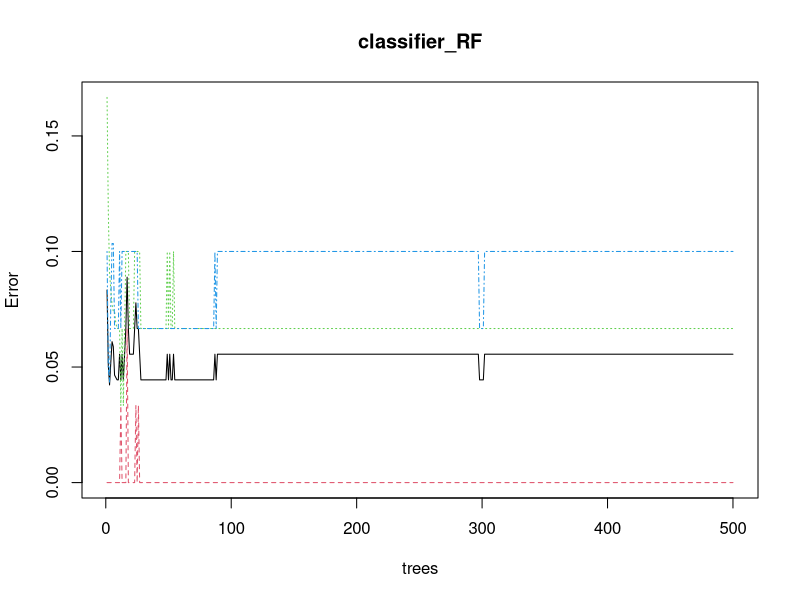
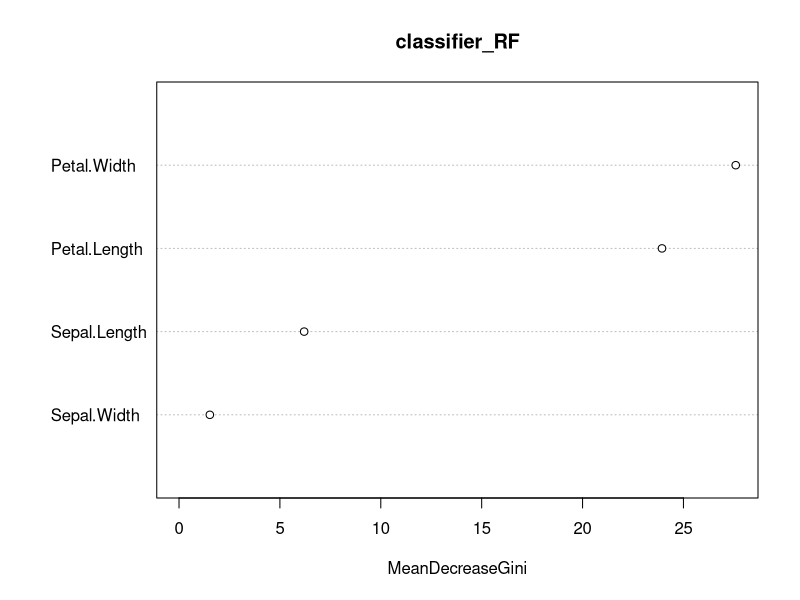

These charts were generated, in order, by the following R code:

install.packages("caTools")      
install.packages("randomForest")  

library(caTools)
library(randomForest)

split <- sample.split(iris, SplitRatio = 0.7)
split

train <- subset(iris, split == "TRUE")
test <- subset(iris, split == "FALSE")

set.seed(120) 
classifier_RF = randomForest(x = train[-5],
                             y = train$Species,
                             ntree = 500)

classifier_RF

y_pred = predict(classifier_RF, newdata = test[-5])

confusion_mtx = table(test[, 5], y_pred)
confusion_mtx

plot(classifier_RF)

importance(classifier_RF)

varImpPlot(classifier_RF)
